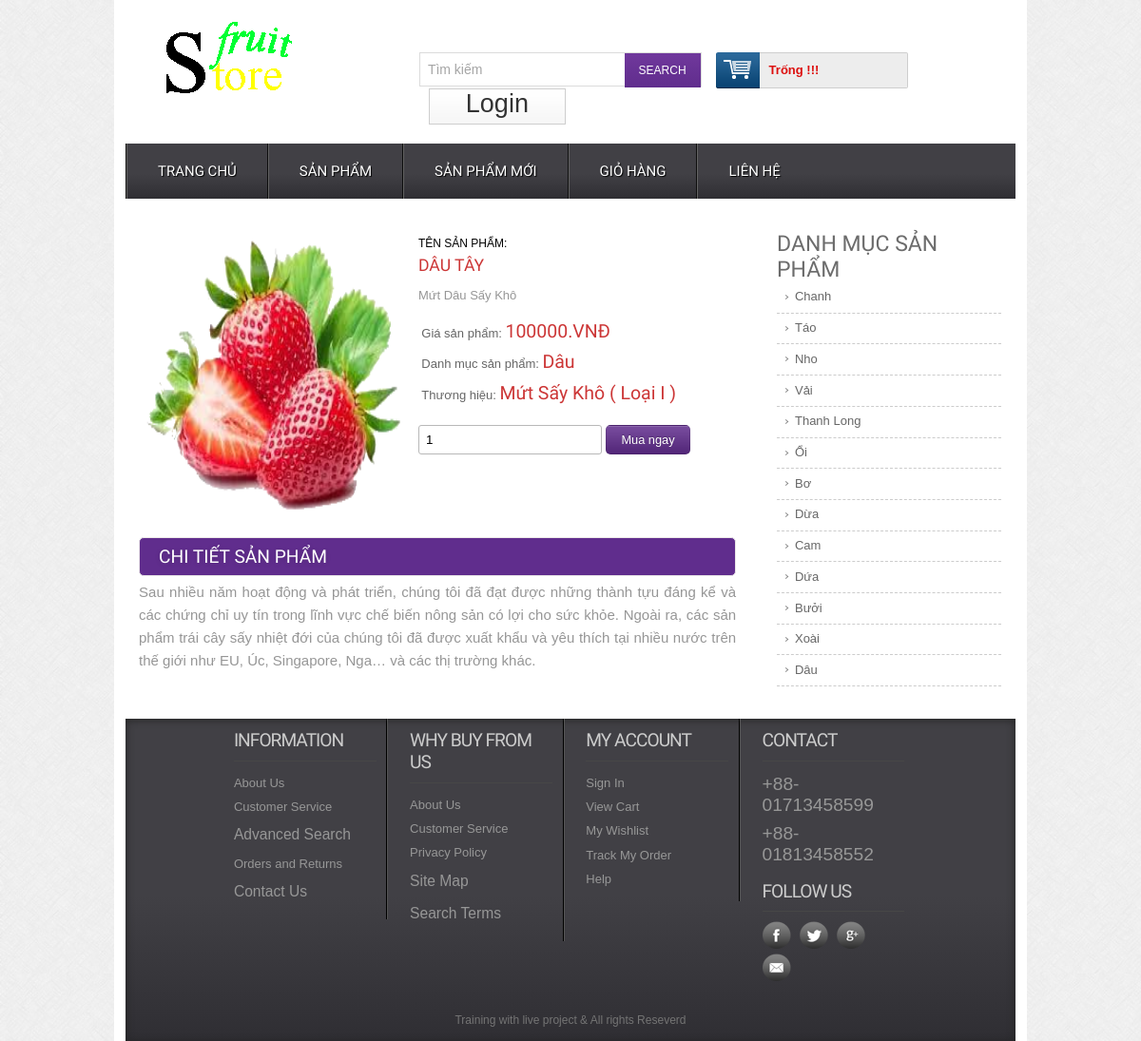
Screenshot of /details.php?proid=28 with the database file from the repository.
### tables this page shows
CREATE TABLE `tbl_product` (
  `productid` int(11) NOT NULL,
  `productName` varchar(255) NOT NULL,
  `catid` int(11) NOT NULL,
  `brandid` int(11) NOT NULL,
  `product_desc` text NOT NULL,
  `price` varchar(255) NOT NULL,
  `type` int(11) NOT NULL,
  `image` varchar(255) NOT NULL
);

CREATE TABLE `tbl_category` (
  `catid` int(11) NOT NULL,
  `catName` varchar(255) NOT NULL
);

CREATE TABLE `tbl_brand` (
  `brandid` int(11) NOT NULL,
  `brandName` varchar(255) NOT NULL
);

### classes/cart.php (called while the page is built, shortened)
<?php
$filepath = realpath(dirname(__FILE__));
    include_once ($filepath.'/../lib/database.php');
?>
<?php
 class cart{
    private $db;
    public function __construct(){
        $this->db = new Database();
 }
 public function check_cart(){
  $sid = session_id();
  $query = "SELECT * FROM tbl_cart WHERE sid = '$sid'";
  $result = $this->db->select($query);
  return $result;
 }
}
?>

### lib/database.php (called while the page is built, shortened)
<?php
Class Database{
public $host = DB_HOST;
public $user = DB_USER;
public $pass = DB_PASS;
public $dbname = DB_NAME;
public $link;
private function connectDB(){
$this->link = new mysqli($this->host, $this->user, $this->pass, $this->dbname);
}
public function select($query){
$result = $this->link->query($query) or
die($this->link->error.__LINE__);
if($result->num_rows > 0){
return $result;
} else {
return false;
}
}
}

### lib/session.php (called while the page is built, shortened)
<?php
class Session{
public static function get($key){
if (isset($_SESSION[$key])) {
return $_SESSION[$key];
} else {
return false;
}
}
}
?>

### classes/product.php (called while the page is built, shortened)
<?
$filepath = realpath(dirname(__FILE__));
    include_once ($filepath.'/../lib/database.php');
    include_once ($filepath.'/../classes/brand.php');
    include_once ($filepath.'/../classes/category.php');
?>
<?php
 class product{
    private $db;
    public function __construct(){
        $this->db = new Database();
 }
    public function get_details($id){
        $query = "SELECT tbl_product.*,tbl_category.catName,tbl_brand.brandName
        FROM tbl_product INNER JOIN tbl_category ON tbl_product.catid = tbl_category.catid
        INNER JOIN tbl_brand ON tbl_product.brandid = tbl_brand.brandid WHERE tbl_product.productid = '$id'";
        $result = $this->db->select($query);
        return $result;
    }
}
?>

### classes/brand.php (called while the page is built, shortened)
<?php
$filepath = realpath(dirname(__FILE__));
    include_once ($filepath.'/../lib/database.php');
?>

### classes/category.php (called while the page is built, shortened)
<?php
$filepath = realpath(dirname(__FILE__));
    include_once ($filepath.'/../lib/database.php');
?>
<?php
 class category
 {
    private $db;
    public function __construct(){
        $this->db = new Database();
 }
    public function show_category_fontend(){
        $query = "SELECT * FROM tbl_category ORDER BY catid desc";
        $result = $this->db->select($query);
        return $result;
    }
 }
?>

### details.php (the view)
<?php
    include 'inc/head.php';
?>
<?php
if(!isset($_GET['proid']) || $_GET['proid'] == NULL){
	echo "<script>window.location = '404.php'</script>";
} else {
	$id = $_GET['proid'];
}if($_SERVER['REQUEST_METHOD'] == 'POST' && isset($_POST['submit'])){
    $quantity = $_POST['quantity'];
    $AddtoCart = $ct -> add_to_cart($id,$quantity);
}
?>
<div class="main">
    <div class="content">
        <div class="section group">
            <?php
		$get_product_details = $product->get_details($id);
		if($get_product_details){
			while($result_details = $get_product_details->fetch_assoc()) {
	        ?>
            <div class="cont-desc span_1_of_2">
                <div class="grid images_3_of_2">
                    <img src="admin/uploads/<?php echo $result_details['image']; ?>"height="100px">
                </div>
                <div class="desc span_3_of_2">
                    <h2><p style="color:Black;font-size:12px">Tên sản phẩm:</p> <?php echo $result_details['productName'] ?> </h2>
                    <p><?php echo $result_details['product_desc'] ?></p>
                    <div class="price">
                        <p>Giá sản phẩm: <span><?php echo $result_details['price'] ?>.VNĐ</span></p>
                        <p>Danh mục sản phẩm: <span><?php echo $result_details['catName'] ?></span></p>
                        <p>Thương hiệu: <span><?php echo $result_details['brandName'] ?></span></p>
                    </div>
                    <div class="add-cart">
                        <form action="" method="post">
                            <input type="number" class="buyfield" name="quantity" value="1" min="1"/>
                            <input type="submit" class="buysubmit" name="submit" value="Mua ngay" /><br>
                        </form>
                    </div>
                </div>
                <div class="product-desc">
                    <h2>Chi tiết sản phẩm</h2>
                    <p style="font-size:15px;text-align:justify">Sau nhiều năm hoạt động và phát triển, chúng tôi đã đạt được những thành tựu đáng kể
                         và các chứng chỉ uy tín trong lĩnh vực chế biến nông sản có lợi cho sức khỏe. Ngoài
                         ra, các sản phẩm trái cây sấy nhiệt đới của chúng tôi đã được xuất khẩu và yêu thích
                         tại nhiều nước trên thế giới như EU, Úc, Singapore, Nga… và các thị trường khác.</p>
                </div>
            </div>
            <?php
			}
		}
		?>
            <div class="rightsidebar span_3_of_1">
                <h2>DANH MỤC SẢN PHẨM</h2>
                <ul>
                    <?php
                    $getall_category = $cat->show_category_fontend();
                    if($getall_category){
                        while($result_allcat = $getall_category->fetch_assoc()){
                    ?>
                   <li><a href="productbycat.php?catid=<?php echo $result_allcat['catid'] ?>"><?php echo $result_allcat['catName'] ?></a></li>
                   <?php
                    }
                }
                   ?>
                </ul>
            </div>
        </div>
    </div>
    <?php
    include 'inc/footer.php';
 	?>

### inc/head.php (shortened to what this page needs)
<?php
include 'lib/session.php';
?>
<?php
	    include_once 'lib/database.php';
		$ct = new cart();
		$cat = new category();
		$product = new product();
?>
<!DOCTYPE php>
<head>
<link href="css/style.css" rel="stylesheet" type="text/css" media="all"/>
<link href="css/menu.css" rel="stylesheet" type="text/css" media="all"/>
</head>
<body>
  <div class="wrap">
		<div class="header_top">
			<div class="logo">
				<a href="index.php"><img src="images/logo1.png" alt="" /></a>
			</div>
			  <div class="header_top_right">
			    <div class="search_box">
				    <form>
				    	<input type="text" value="Tìm kiếm" onfocus="this.value = '';" onblur="if (this.value == '') {this.value = 'Tìm kiếm';}"><input type="submit" value="SEARCH">
				    </form>
			    </div>
			    <div class="shopping_cart">
					<div class="cart">
						<a href="#" title="View my shopping cart" rel="nofollow">
								<span class="no_product">
									<?php
									$check_cart = $ct->check_cart();
									if($check_cart){
										$sum = Session::get("sum");
										$qty = Session::get("qty");
										echo $sum."đ"."_"."SL:"." ".$qty;
									} else {
										echo "Trống !!!";
									}
									?>
								</span>
							</a>
						</div>
			      </div>
		   <div class="login">
			<?php
				$login_check = Session::get('customer_login');
				if($login_check == false){
					echo '<a href="login.php">Login</a></div>';
				} else {
					echo '<a href="?customer_id='.Session::get('customer_id').'">Logout</a></div>';
				}
			?>
	 </div>
 </div>
<div class="menu">
	<ul id="dc_mega-menu-orange" class="dc_mm-orange">
	  <li><a href="index.php">Trang chủ</a></li>
	  <li><a href="products.php">Sản phẩm</a> </li>
	  <li><a href="topbrands.php">Sản phẩm mới</a></li>
	  <li><a href="cart.php">Giỏ hàng</a></li>
	  <li><a href="contact.php">Liên hệ</a> </li>
	</ul>
</div>

### inc/footer.php (shortened to what this page needs)
</div>
   <div class="footer">
   	  <div class="wrapper">
	     <div class="section group">
				<div class="col_1_of_4 span_1_of_4">
						<h4>Information</h4>
						<ul>
						<li><a href="#">About Us</a></li>
						<li><a href="#">Customer Service</a></li>
						<li><a href="#"><span>Advanced Search</span></a></li>
						<li><a href="#">Orders and Returns</a></li>
						<li><a href="#"><span>Contact Us</span></a></li>
						</ul>
					</div>
				<div class="col_1_of_4 span_1_of_4">
					<h4>Why buy from us</h4>
						<ul>
						<li><a href="about.html">About Us</a></li>
						<li><a href="faq.html">Customer Service</a></li>
						<li><a href="#">Privacy Policy</a></li>
						<li><a href="contact.html"><span>Site Map</span></a></li>
						<li><a href="preview.html"><span>Search Terms</span></a></li>
						</ul>
				</div>
				<div class="col_1_of_4 span_1_of_4">
					<h4>My account</h4>
						<ul>
							<li><a href="contact.html">Sign In</a></li>
							<li><a href="index.html">View Cart</a></li>
							<li><a href="#">My Wishlist</a></li>
							<li><a href="#">Track My Order</a></li>
							<li><a href="faq.html">Help</a></li>
						</ul>
				</div>
				<div class="col_1_of_4 span_1_of_4">
					<h4>Contact</h4>
						<ul>
							<li><span>+88-01713458599</span></li>
							<li><span>+88-01813458552</span></li>
						</ul>
						<div class="social-icons">
							<h4>Follow Us</h4>
					   		  <ul>
							      <li class="facebook"><a href="#" target="_blank"> </a></li>
							      <li class="twitter"><a href="#" target="_blank"> </a></li>
							      <li class="googleplus"><a href="#" target="_blank"> </a></li>
							      <li class="contact"><a href="#" target="_blank"> </a></li>
						     </ul>
   	 					</div>
				</div>
			</div>
			<div class="copy_right">
				<p>Training with live project &amp; All rights Reseverd </p>
		   </div>
     </div>
    </div>
    <link href="css/flexslider.css" rel='stylesheet' type='text/css' />
</body>
</html>

### css/menu.css (style rules this page uses)
ul.dc_mm-orange,ul.dc_mm-orange li { border:none; list-style:none; }
ul.dc_mm-orange { background: #414045; background: -moz-linear-gradient(top, #414045 55%, #2f2e33 100%); background: -webkit-gradient(linear, left top, left bottom, color-stop(55%,#414045), color-stop(100%,#2f2e33)); background: -webkit-linear-gradient(top, #414045 55%,#2f2e33 100%); background: -o-linear-gradient(top, #414045 55%,#2f2e33 100%); background: -ms-linear-gradient(top, #414045 55%,#2f2e33 100%); background: linear-gradient(to bottom, #414045 55%,#2f2e33 100%); filter: progid:DXImageTransform.Microsoft.gradient( startColorstr='#414045', endColorstr='#2f2e33',GradientType=0 ); font:normal 13px Arial,sans-serif; padding:0; position:relative; width:100%; }
ul.dc_mm-orange li { float:left; margin:0; padding:0; }
ul.dc_mm-orange li a { color:#fff; display:block; float:left; font-size:15px; padding:20px 32px; text-decoration:none; text-shadow:1px 1px 1px #000; text-transform:uppercase; font-family:'Doppio One', sans-serif; border-left:2px groove #636363; }

### rows the page displays
tbl_product: image (picture), productName "DÂU TÂY", product_desc "Mứt Dâu Sấy Khô", price "100000", catid.catName "Dâu", brandid.brandName "Mứt Sấy Khô ( Loại I )"
tbl_category: catName "Chanh"
tbl_category: catName "Táo"
tbl_category: catName "Nho"
tbl_category: catName "Vải"
tbl_category: catName "Thanh Long"
tbl_category: catName "Ổi"
tbl_category: catName "Bơ"
tbl_category: catName "Dừa"
tbl_category: catName "Cam"
tbl_category: catName "Dứa"
tbl_category: catName "Bưởi"
tbl_category: catName "Xoài"
tbl_category: catName "Dâu"
